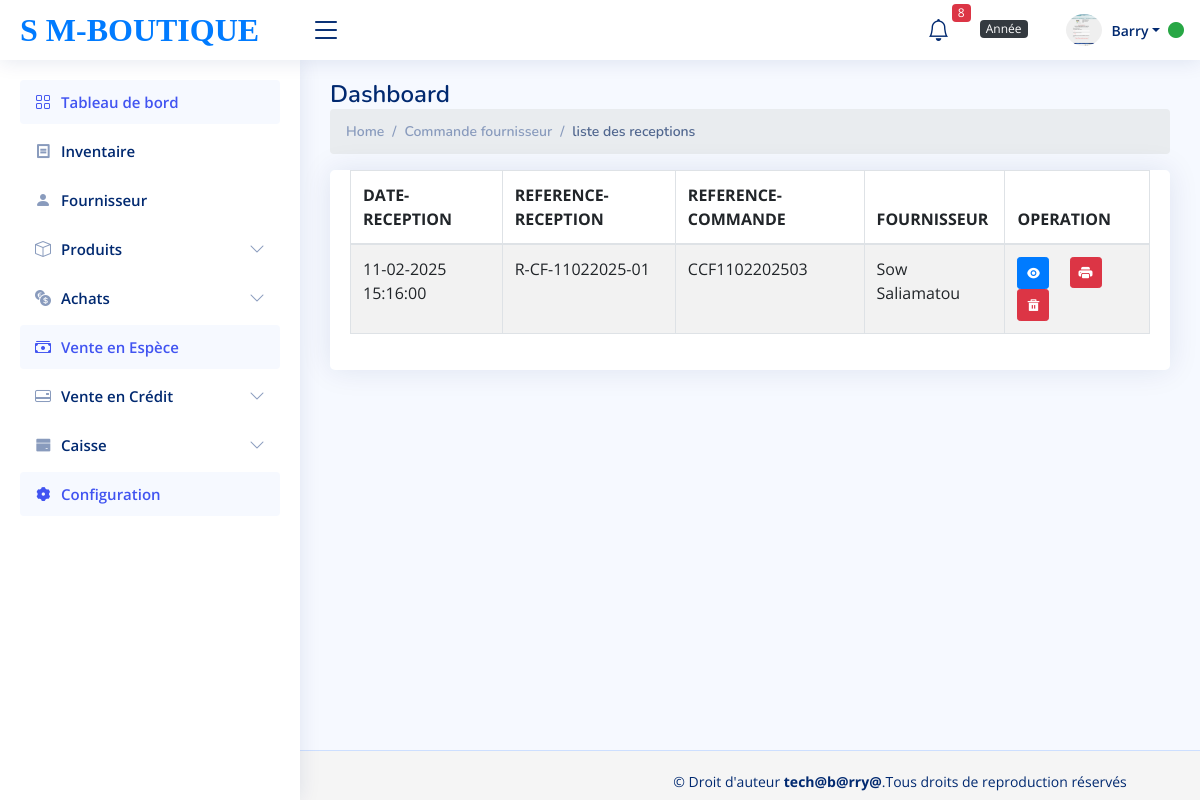
Screenshot of /liste_reception.php (signed in) with the database file from the repository.
### tables this page shows
CREATE TABLE `reception` (
  `id_reception` int(11) NOT NULL,
  `id_commande_fournisseur` int(11) NOT NULL,
  `date_reception` datetime NOT NULL,
  `recept_ref` varchar(255) NOT NULL
);

CREATE TABLE `commande_fournisseur` (
  `id_commande_fournisseur` int(11) NOT NULL,
  `id_fournisseur` int(11) NOT NULL,
  `date_de_commande` datetime NOT NULL,
  `reference` varchar(255) NOT NULL,
  `total` int(255) DEFAULT NULL,
  `paie` int(11) NOT NULL DEFAULT 0,
  `id_utilisateur` int(11) NOT NULL
);

CREATE TABLE `fournisseur` (
  `id_fournisseur` int(11) NOT NULL,
  `prenom_fournisseur` varchar(30) DEFAULT NULL,
  `nom_fournisseur` varchar(30) DEFAULT NULL,
  `contact_fournisseur` int(15) DEFAULT NULL,
  `ville_fournisseur` varchar(30) DEFAULT NULL
);

### liste_reception.php (called while the page is built, shortened)
<?php
$liste_recep=new CommandeFour();
$recuperer_liste_recep=$liste_recep->list();
?>
<?php require_once('view/liste_reception.view.php') ?>

### classes/Fonction.php (called while the page is built, shortened)
<?php
class Fonction{
        public function database(){
            $this->DB_HOST="127.0.0.1";
            $this->DB_NAME="db_supermarche";
            $this->DB_USERNAME="root";
            $this->DB_PASSWORD='';
             $bdd=new PDO("mysql:host=".$this->DB_HOST.";dbname=". $this->DB_NAME,
            $this->DB_USERNAME  ,$this->DB_PASSWORD);
            return $bdd;
        }
   public function  recuperation_fonction($select_partie,$tables,$data=[], $all=null){
      $bdd=$this->database();
        $monFetch=$bdd->prepare("select $select_partie from $tables");
        $monFetch->execute($data);
        if(isset($all) and $all==="all"|| $all==="All" || $all==="ALL" ||
         $all==="aLL"||$all==="ALl"|| $all==="AlL"){
           return $monFetch->fetchAll(PDO::FETCH_OBJ);
         }else{
           return $monFetch->fetch(PDO::FETCH_OBJ);
         }
    }
}

### classes/CommandeFour.php (called while the page is built, shortened)
<?php
class CommandeFour extends Fonction {
    public function list() {
        return $this->recuperation_fonction("*", "reception JOIN commande_fournisseur ON commande_fournisseur.id_commande_fournisseur=reception.id_commande_fournisseur JOIN fournisseur ON fournisseur.id_fournisseur=commande_fournisseur.id_fournisseur ORDER BY id_reception DESC", [], "all");
    }
}
?>

### view/liste_reception.view.php (the view, shortened to what this page needs)
<?php require_once ('partials/header.php') ?>
<?php require_once ('partials/sidebar.php')?>
<?php require_once ('partials/navbar.php')?>
<html>
<body>
    <main id="main" class="main">
         <div class="pagetitle">
            <h1>Dashboard</h1>
            <nav>
                <ol class="breadcrumb">
                <li class="breadcrumb-item"><a href="index1.php">Home</a></li>
                <li class="breadcrumb-item">Commande fournisseur</li>
                <li class="breadcrumb-item active">liste des receptions</li>
                </ol>
            </nav>
            </div>
        <section class="section">
            <div class="row">
                <div class="col-lg-12">
                    <div class="card">
                        <div class="card-body">
                            <table class="table datatable table-bordered table-striped">
                                <thead>
                                    <tr>
                                        <th>DATE-RECEPTION</th>
                                        <th>REFERENCE-RECEPTION</th>
                                        <th>REFERENCE-COMMANDE</th>
                                        <th>FOURNISSEUR</th>
                                        <th>OPERATION</th>
                                    </tr>
                                </thead>
                                <tbody>
                                        <?php
                                    foreach( $recuperer_liste_recep as $liste_recep )
                                    {
                                         ?>
                                        <tr>
                                            <td><?=date_format(date_create($liste_recep->date_reception), 'd-m-Y H:i:s') ?></td>
                                            <td><?=$liste_recep->recept_ref?></td>
                                            <td><?= $liste_recep->reference?></td>
                                            <td><?= $liste_recep->nom_fournisseur?> <?= $liste_recep->prenom_fournisseur?></td>
                                            <td>
                                                <a href="detail_reception_four.php?detail=<?=$liste_recep->id_reception?>"
                                                    class="btn btn-primary btn-sm">
                                                    <i class="ri-eye-fill"></i>
                                                </a>&emsp;
                                                <a href="pdf_reception_four.php?detail=<?=$liste_recep->id_reception?>"
                                                    class="btn btn-danger btn-sm" target="_blank">
                                                   <i class="bi bi-printer-fill"></i>
                                                </a>&emsp;
                                                    <a href=""
                                                        class="btn btn-danger btn-sm delete-button"
                                                        data-reception-id="<?= $liste_recep->id_reception ?>">
                                                        <i class="ri-delete-bin-5-fill "></i>
                                                    </a>
                                            </td>
                                        </tr>
                             <?php } ?>
                            </table>
                        </div>
                    </div>
                </div>
            </div>
        </section>
    </main>
        <footer class="footer">
            <?php require_once('partials/foot.php') ?>
        </footer>
</body>
</html>

### assets/css/style.css (style rules this page uses)
:root { scroll-behavior: smooth; }
body { font-family: "Open Sans", sans-serif; background: #f6f9ff; color: #444444; }
a { color: #4154f1; text-decoration: none; }
h1, h2, h3, h4, h5, h6 { font-family: "Nunito", sans-serif; }
#main { margin-top: 60px; padding: 20px 30px; transition: all 0.3s; }
.pagetitle { margin-bottom: 10px; }
.pagetitle h1 { font-size: 24px; margin-bottom: 0; font-weight: 600; color: #012970; }
.card { margin-bottom: 30px; border: none; border-radius: 5px; box-shadow: 0px 0 30px rgba(1, 41, 112, 0.1); }
.card-body { padding: 0 20px 20px 20px; }
.breadcrumb { font-size: 14px; font-family: "Nunito", sans-serif; color: #899bbd; font-weight: 600; }
.breadcrumb a { color: #899bbd; transition: 0.3s; }
.breadcrumb .breadcrumb-item::before { color: #899bbd; }
.breadcrumb .active { color: #51678f; font-weight: 600; }
@media (min-width: 1200px) { #main, #footer { margin-left: 300px; } }
.footer { padding: 20px 0; font-size: 14px; transition: all 0.3s; border-top: 1px solid #cddfff; }

### view/liste_reception.view.php (style rules this page uses)
.footer { position: fixed; bottom: 0; width: 100%; height: 50px; background-color: #f5f5f5; }

### rows the page displays
reception: date_reception "11-02-2025 15:16:00", recept_ref "R-CF-11022025-01", id_commande_fournisseur.reference "CCF1102202503", fournisseur.nom_fournisseur "Sow", fournisseur.prenom_fournisseur "Saliamatou"

### other values shown
$stock_alerte "8"
$_SESSION['nom_utilisateur'] "Barry"
